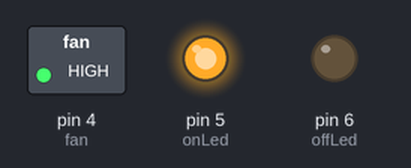
The sketch below on a simulated Arduino Uno, built with avr-gcc and run on an emulated ATmega328P. On the bench: switched loads named in the sketch (green lamp = pin HIGH), output pins drawn as LEDs (lit = HIGH).

Above: at 0.1 s.
Timing chart, 0 to 1.6 s (numbered marks = the images above):
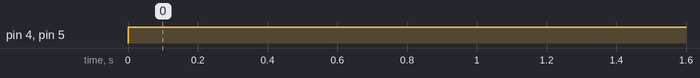

The sketch:

smart_fan.ino
```cpp
/*Smart fan controlled via smart phone
fab lab ismailia
*/

#include <SoftwareSerial.h>
SoftwareSerial myfan (2,3) ;
byte fan = 4 ;
byte onLed = 5 ;
byte offLed = 6 ;
void setup() {
myfan.begin(9600);
pinMode (fan,OUTPUT) ;
pinMode (onLed,OUTPUT) ;
pinMode (offLed,OUTPUT) ;
}

void loop() {
int reading = myfan.read();
if (reading = '1')
{
digitalWrite (fan , HIGH) ;
digitalWrite (onLed , HIGH) ;
digitalWrite (offLed , LOW) ;
}

else if (reading = '0')
{
digitalWrite (fan , LOW) ;
digitalWrite (onLed , LOW) ;
digitalWrite (offLed , HIGH) ;
}

}
```

Measured:
- by itself, pin 4 (fan), pin 5 (onLed): LOW → HIGH at 0.00 s
